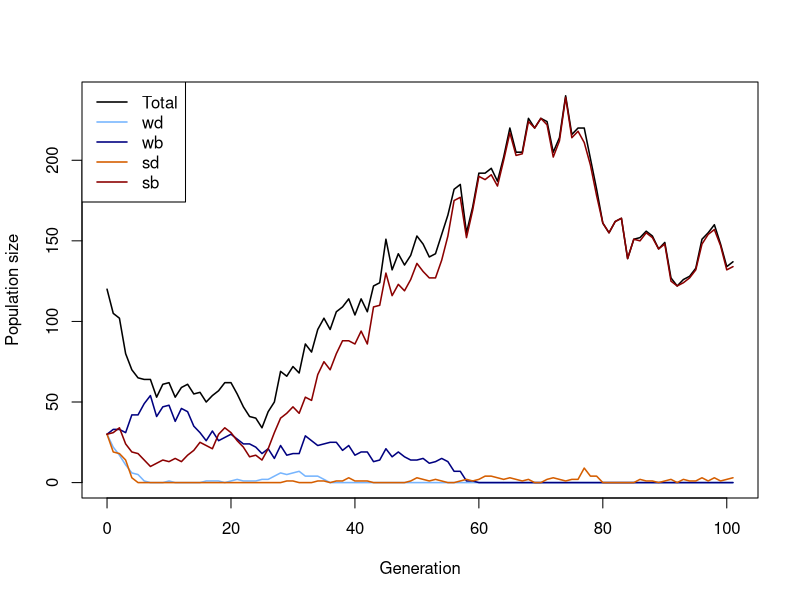
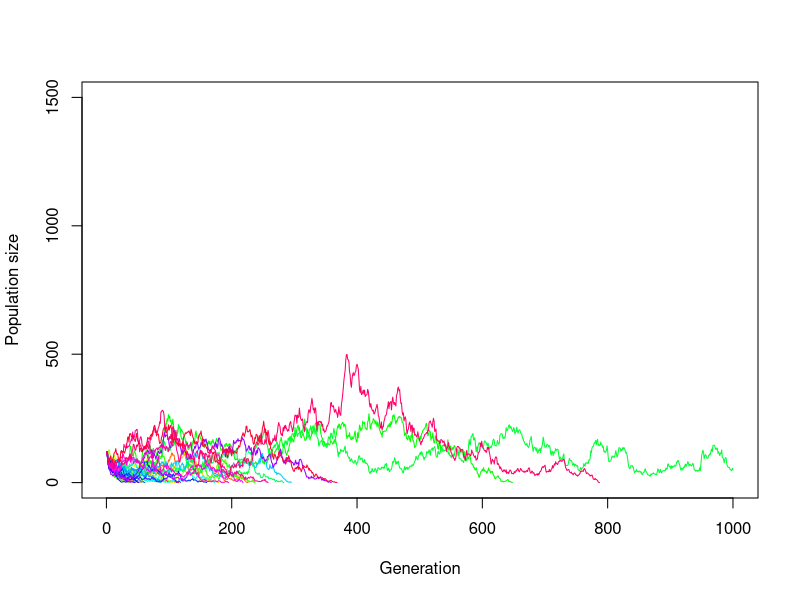
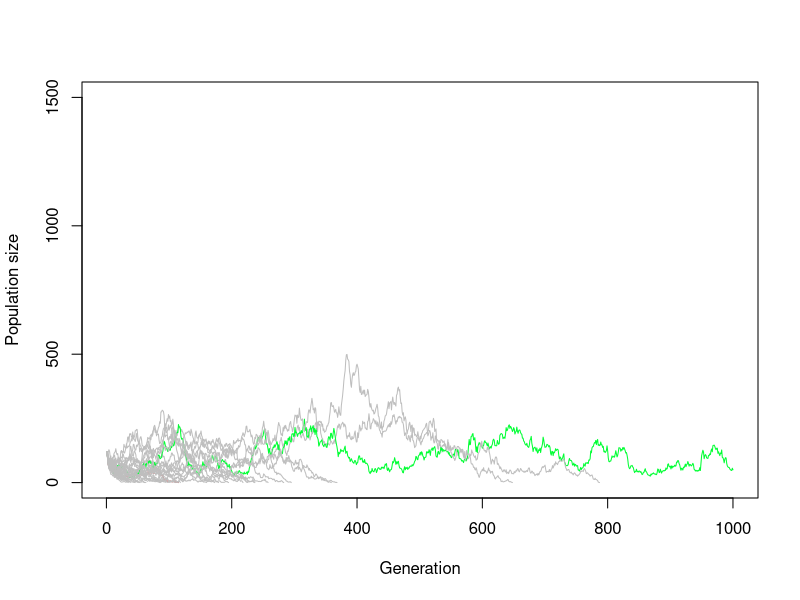
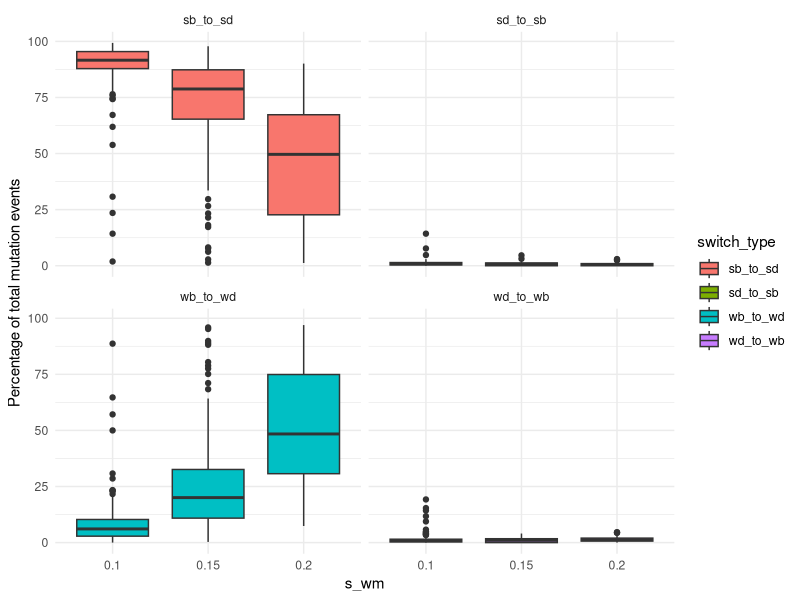
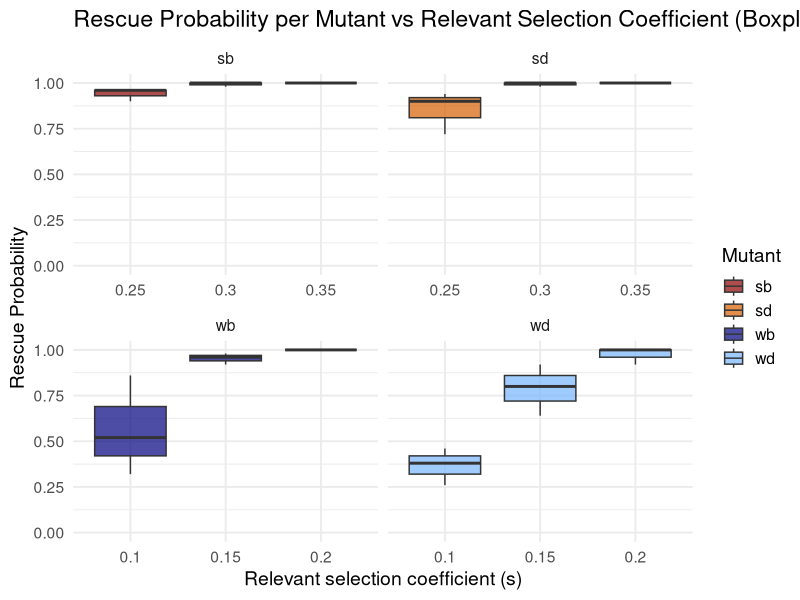
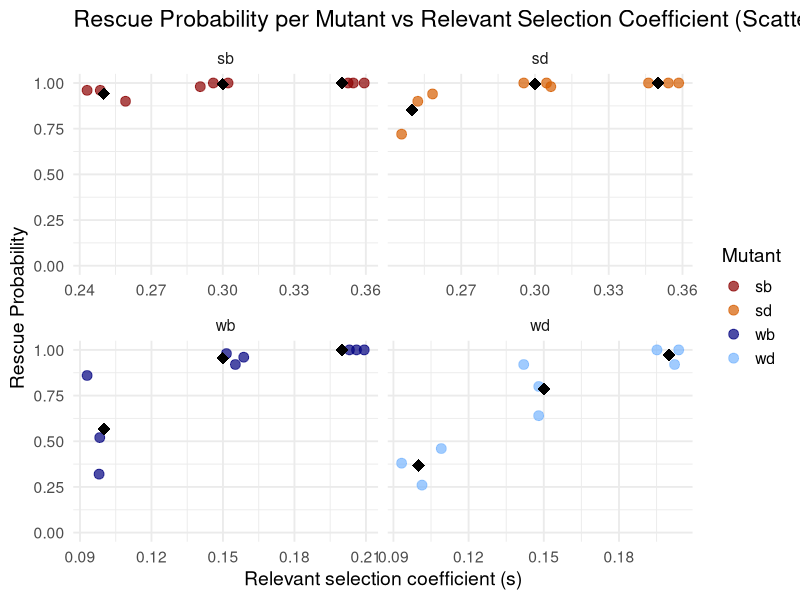
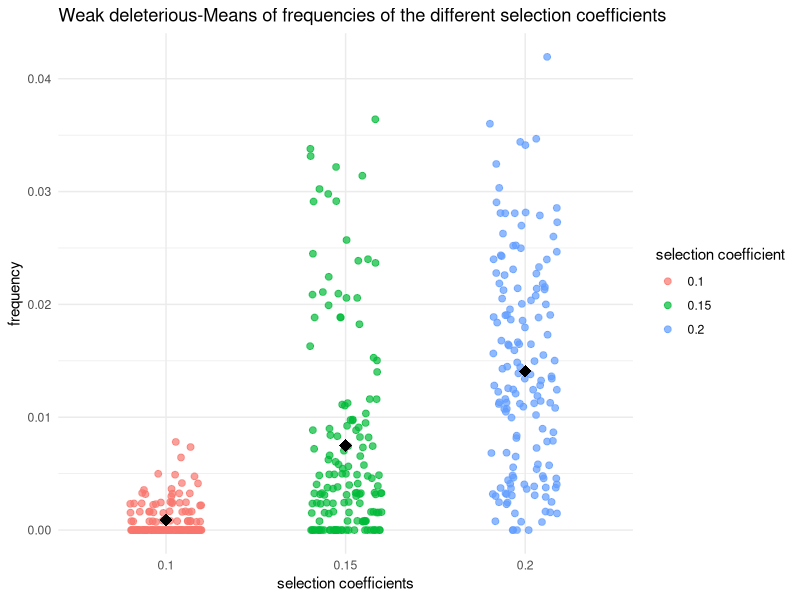
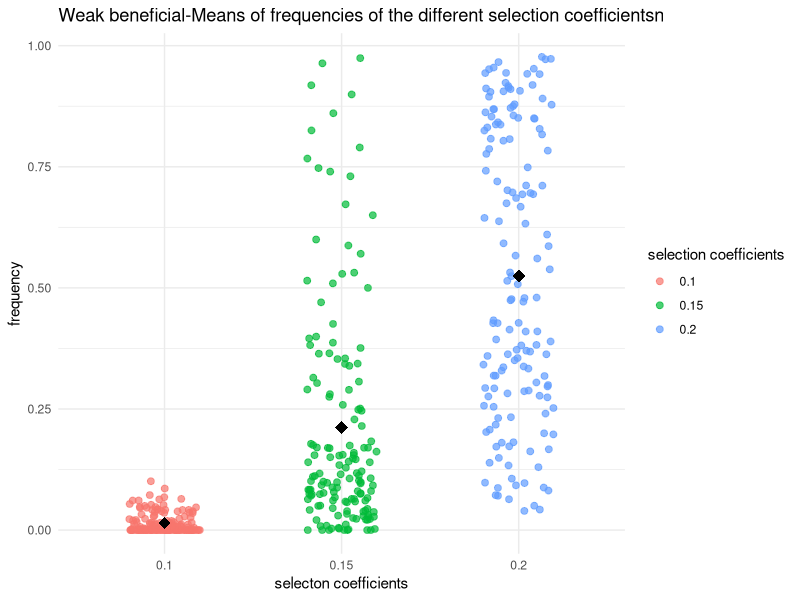

Write the R code that produced these figures, in order.
## ---- chunk 1
# Function for simulating one Generation in the Population
# adding the population sizes, decay rates, seleection coefficients and mutation rates
simulate_one_gen <- function(N_wd, N_wb, N_sd, N_sb, decay_rate_wm, decay_rate_sm, s_wm, s_sm, m_rate_wm, m_rate_sm) {
  
  # draw Offspring according to Poisson Distribution
  # altered so all four different mutations are considered 
  # for deleterious mutations the s is calculated minus (negative effect) and for the beneficial muation the s is added (positive effect)
  
  offsp_wd <- rpois(1, N_wd * (1-decay_rate_wm-s_wm))
  offsp_wb <- rpois(1, N_wb * (1-decay_rate_wm+s_wm))
  offsp_sd <- rpois(1, N_sd * (1-decay_rate_sm-s_sm))
  offsp_sb <- rpois(1, N_sb * (1-decay_rate_sm+s_sm))
  
  # draw changing Mutants according to Poisson Distribution
  # alterations considering the for different mutations 
  
  mut_wd_to_wb <- rpois(1, offsp_wd * m_rate_wm)
  mut_sd_to_sb <- rpois(1, offsp_sd * m_rate_sm)
  mut_wb_to_wd <- rpois(1, offsp_wb * m_rate_wm)
  mut_sb_to_sd <- rpois(1, offsp_sb * m_rate_sm)
  
  # determine new Population Sizes of all four Mutants (2 versions of weak Mutations   and 2   versions of strong Mutations)
  # to account for back mutations as well (beneficial to deleterious), mutations rates for these cases are added (mut_b_to_d)
  
  N_wd_new <- max(offsp_wd - mut_wd_to_wb+ mut_wb_to_wd,0)
  N_wb_new <- max(offsp_wb - mut_wb_to_wd+ mut_wd_to_wb,0)
  N_sd_new <- max(offsp_sd - mut_sd_to_sb+ mut_sb_to_sd,0)
  N_sb_new <- max(offsp_sb - mut_sb_to_sd+ mut_sd_to_sb,0)
  
  # with the return function, the new values for population sizes are stored
  
   # Return new population sizes and mutation changes
  return(list(
    N_wd_new = N_wd_new,
    N_wb_new = N_wb_new,
    N_sd_new = N_sd_new,
    N_sb_new = N_sb_new,
    mut_wb_to_wd = mut_wb_to_wd,
    mut_wd_to_wb = mut_wd_to_wb,
    mut_sb_to_sd = mut_sb_to_sd,
    mut_sd_to_sb = mut_sd_to_sb
  ))
}
  # with print we visualize the numbers we get for the population sizes and mutation changes, we simulate the population by setting our parameters to certain values 


print(simulate_one_gen(N_wd=50, N_wb=50, N_sd=50, N_sb=50, decay_rate_wm=0, decay_rate_sm=0, s_wm=0, s_sm=0, m_rate_wm=0.005, m_rate_sm=0.005))
## ---- chunk 2
# Simulation runs until the 100th Generation

max_gen=1000

#With this function we simulate over generations, we put initial population sizes of the four mutations, with the parameter max_gen we determine that our simulation maximally runs until the 100th geneeration

simulate_pop <- function(init_wd, init_wb,  init_sd, init_sb, decay_rate_wm, decay_rate_sm, s_wm, s_sm, m_rate_wm, m_rate_sm, max_gen) {
  
  # Create the Vector in which to save the Results
  pop_vector <- c(init_wd,init_wb, init_sd, init_sb)
  
  # initiate the variables
  pop_new <- c(init_wd, init_wb, init_sd, init_sb)
  
   # defining counters for mutation changes
  count_wb_to_wd <- 0
  count_wd_to_wb <- 0
  count_sb_to_sd <- 0
  count_sd_to_sb <- 0
  total_mut_events <- 0
  
  # run the Simulation until Generation max_gen
  for (i in 1:(max_gen + 1)) {
    
    # redefine the current Population one Generation later
    results <- simulate_one_gen(pop_new[1],pop_new[2],pop_new[3],pop_new[4], decay_rate_wm, decay_rate_sm, s_wm, s_sm, m_rate_wm, m_rate_sm)
    
    # add the new Population Sizes to the Output Vector
    pop_new <- c(results$N_wd_new, results$N_wb_new, results$N_sd_new, results$N_sb_new)
    pop_vector <- rbind(pop_vector,pop_new)
    
     # count for tracking Mutations
    count_wb_to_wd <- count_wb_to_wd + results$mut_wb_to_wd
    count_wd_to_wb <- count_wd_to_wb + results$mut_wd_to_wb
    count_sb_to_sd <- count_sb_to_sd + results$mut_sb_to_sd
    count_sd_to_sb <- count_sd_to_sb + results$mut_sd_to_sb
    total_mut_events <- total_mut_events + results$mut_wb_to_wd + results$mut_wd_to_wb +
      results$mut_sb_to_sd + results$mut_sd_to_sb
      
    # Condition to stop the Simulation before max_gen: either the Population exceeds 10 Times the Original Population Size, or it goes extinct
    
    if ((sum(pop_new) >= 10 * sum(c(init_wd, init_wb, init_sd, init_sb))) || sum(pop_new) == 0)
      break

}
    # calculating Mutation Frequencies percent
    if (total_mut_events > 0) {
    freq_wb_to_wd <- 100 * count_wb_to_wd / total_mut_events
    freq_wd_to_wb <- 100 * count_wd_to_wb / total_mut_events
    freq_sb_to_sd <- 100 * count_sb_to_sd / total_mut_events
    freq_sd_to_sb <- 100 * count_sd_to_sb / total_mut_events
  } else {
    freq_wb_to_wd <- freq_wd_to_wb <- freq_sb_to_sd <- freq_sd_to_sb <- 0
  }  
  # Define the Row and Column Names of the Output Vector
  rownames(pop_vector) <- (0:max_gen)[1:length(pop_vector[,1])] 
  
  # the colom-names in our vectors are according to our mutations (wd, wb, sd, sb)
  
  colnames(pop_vector) <- c("wd","wb", "sd", "sb")
  
    
  
  # Return mutation results
  return(list(
    population = pop_vector,
    switch_stats = data.frame(
      wb_to_wd = freq_wb_to_wd,
      wd_to_wb = freq_wd_to_wb,
      sb_to_sd = freq_sb_to_sd,
      sd_to_sb = freq_sd_to_sb
    )
  ))
}
  



# Test the Function and plot the Result

max_gen <- 100

# Simulation Data with certain values determined

output <- simulate_pop(init_wd=30, init_wb=30,  init_sd=30, init_sb=30, decay_rate_wm=0.1, decay_rate_sm=0.2, s_wm=0.1, s_sm=0.2, m_rate_wm=0.003, m_rate_sm=0.005,max_gen)

# show the last few Lines of the Data Table

print(tail(output))

# extractin Population-Matrix 
pop_matrix <- output$population

# assign frequencies of mutation changes
switch_stats <- output$switch_stats
print(switch_stats)

# determine x Axis Range 
x_range <- 0:(nrow(pop_matrix)-1)

# plot the Output
# this plots the total Population Size-black line visible in the plot
plot(x_range, pop_matrix[,1] + pop_matrix[,2] + pop_matrix[,3] + pop_matrix[,4],
     type='l', ylim=c(0,max(pop_matrix)), xlab="Generation", ylab="Population size",
     col="black", lwd=1.5)

# adding each mutant
lines(x_range, pop_matrix[,1], col="#77b5fe", lwd=1.5) # wd
lines(x_range, pop_matrix[,2], col="navyblue", lwd=1.5) # wb
lines(x_range, pop_matrix[,3], col="#D55E00", lwd=1.5) # sd
lines(x_range, pop_matrix[,4], col="darkred", lwd=1.5) # sb

# Legend
legend("topleft",
       legend=c("Total","wd","wb","sd","sb"),
       col=c("black","#77b5fe","navyblue","#D55E00","darkred"),
       lty=1, lwd=1.5)

# output of mutation changes in per cent
print(switch_stats)

## ---- chunk 3
# code for plotting the result of different populations in one plot
init_wd <- 30
init_wb <- 30
init_sd <- 30
init_sb <- 30
m_rate_wm <- 0.002 
m_rate_sm <- 0.003
decay_rate_wm <- 0.1
decay_rate_sm <- 0.2
s_wm <- 0.1
s_sm <- 0.2
max_gen <- 1000
replicates <- 30


# defining Data Frame to save one Row (Population Size for multiple Generations until max_gen) after one Loop
temp_output <- data.frame(array(NA, dim = c(0,max_gen)))
# defining Data Frame to save all Results from Loop
final_output <- data.frame(array(NA, dim = c(replicates,max_gen)))
# defining a Set of colors in order to color each Line differently
lines_colors <- rainbow(replicates)

# simulating a population multiple times
for (i in 1:replicates) {
  temp_output <- simulate_pop(
    init_wd, init_wb, init_sd, init_sb,
    decay_rate_wm, decay_rate_sm,
    s_wm, s_sm,
    m_rate_wm, m_rate_sm,
    max_gen = max_gen)
  # extract Pop Matrix
  pop_matrix <- temp_output$population
  
  # calculate Row Sums
  temp_output <- rowSums(pop_matrix[, c("wd", "wb", "sd", "sb")])
  # adding to Result Table
  final_output[i, 1:length(temp_output)]<-temp_output
}

# defining end_gen which is as long as the last Generation where the pop size is an actual Number and not NA yet
end_gen<-tail(which(!is.na(final_output[1,])), 1)
# Plot first Line / first Population
plot(x=1:max_gen,y=final_output[1,1:max_gen],type='l',ylim=c(0,max(1500, na.rm = TRUE)),xlab =  "Generation",ylab = "Population size", col = lines_colors[1])
# Loop for plotting each Row of Data Table / Population as a Line in the Plot
for (i in 1:replicates) {
  
  end_gen<-tail(which(!is.na(final_output[i,])), 1)
  # each line gets assigned to a Color of lines_colors
  lines(x=1:max_gen,y=final_output[i,1:max_gen], col=lines_colors[i])
  
  
}

# same plot only that all lines of populations that go extinct, are colored grey
# defining end_gen which is as long as the last Generation where the pop size is an actual Number and not NA yet
end_gen<-tail(which(!is.na(final_output[1,])), 1)
# Plot one Line / one Population
plot(x=1:max_gen,y=final_output[1,1:max_gen],type='l',ylim=c(0,max(1500, na.rm = TRUE)),xlab =  "Generation",ylab = "Population size", col = lines_colors[1])
# Loop for plotting each Row of Data Table / Population as a Line in the Plot
for (i in 1:replicates) {
  
  end_gen<-tail(which(!is.na(final_output[i,])), 1)
  # if the length of end_gen is shorter than max_gen,then the Line will be colored grey
  if (end_gen < max_gen){
    line_col <- "grey"
    # otherwise the line is colored randomly with another color
  } else {
    line_col <- lines_colors[i]
  }
  lines(x=1:max_gen,y=final_output[i,1:max_gen], col=line_col)
  
  
}

## ---- chunk 4
# set some Parameters to fixed Values

init_wd <- 30
init_wb <- 30
init_sd <- 30
init_sb <- 30
m_rate_wm <- 0.01
m_rate_sm <- 0.01
decay_rate_wm <- 0.1
decay_rate_sm <- 0.2
s_wm <- 0.2
s_sm <- 0.4
max_gen <- 1000
# determine how often to run the Simulation for each set of Parameters
no_replicates <- 50


# set Parameters to vary
s_values_wm <- c(0.10,0.15,0.2)
s_values_sm <- c(0.25,0.30,0.35)
#m_values_wm <- c(0.001,0.01,0.05)
#m_values_sm <- c(0.05,0.1,0.15)


# initialize Data Table - where to collect the Results
data_table <- c()
data_table_wd<- c()
data_table_wb<- c()
data_table_sd<- c()
data_table_sb<- c()
# empty list to save rescue results
rescue_results <- data.frame(
  s_wm = numeric(),
  s_sm = numeric(),
  replicate = integer(),
  rescued = integer()
)

# preparing list to save mutation changes (in per cent) for all replicates - only if they exist
switch_stats_all <- data.frame(
  s_wm = numeric(),
  s_sm = numeric(),
  replicate = integer(),
  wb_to_wd = numeric(),
  wd_to_wb = numeric(),
  sb_to_sd = numeric(),
  sd_to_sb = numeric()
)

library(dplyr)
library(ggplot2)
library(tidyr)

# define total runs and rescue count
total_runs<-0
rescue_count<-0
# run the Simulation across all chosen parameters
# loop over mutation rates
#for(mval_wm in m_values_wm){
 # for(mval_sm in m_values_sm){
    # loop over Selection strength
    for(sval_wm in s_values_wm){
      for(sval_sm in s_values_sm){
        # different Way of running many Simulations: make Replicates using "repeat" Function         with a counter i
        # reset Counter
        i<-1
        
        repeat {
          # increase Counter by one
          i<-i+1
          # defining total runs
          total_runs <- total_runs + 1
          # run the Simulation once
          one_run <- simulate_pop(init_wd, init_wb, init_sd, init_sb,
                                  decay_rate_wm, decay_rate_sm,
                                  sval_wm, sval_sm, m_rate_wm,m_rate_sm, max_gen)
          
          # determine total Population Sizes
         pop_matrix <- one_run$population


         total_size <- rowSums(pop_matrix)
          
          # Populationsextrakt
  pop_matrix <- one_run$population
  total_size <- rowSums(pop_matrix)
# saving mutation changes  
 if (!is.null(one_run$switch_stats) && nrow(one_run$switch_stats) > 0) {
  switch_stats <- one_run$switch_stats
  switch_stats_all <- rbind(
    switch_stats_all,
    data.frame(
      s_wm = sval_wm,
      s_sm = sval_sm,
      replicate = i-1,
      wb_to_wd = switch_stats$wb_to_wd,
      wd_to_wb = switch_stats$wd_to_wb,
      sb_to_sd = switch_stats$sb_to_sd,
      sd_to_sb = switch_stats$sd_to_sb
    )
  )
}
          
          
          # determine final Population Size for each Mutant
          N_end_wd <- pop_matrix[nrow(pop_matrix), "wd"]
          N_end_wb <- pop_matrix[nrow(pop_matrix), "wb"]
          N_end_sd <- pop_matrix[nrow(pop_matrix), "sd"]
          N_end_sb <- pop_matrix[nrow(pop_matrix), "sb"]
        
          total_end <- N_end_wd + N_end_wb + N_end_sd + N_end_sb
          # introduce rescue count
         rescued_wd <- ifelse(N_end_wd > 0, 1, 0)
         rescued_wb <- ifelse(N_end_wb > 0, 1, 0)
         rescued_sd <- ifelse(N_end_sd > 0, 1, 0)
         rescued_sb <- ifelse(N_end_sb > 0, 1, 0)

         
          # save rescue outcome (rescue or extinction)
          rescue_results <- rbind(rescue_results,
            data.frame(
              s_wm = sval_wm,
              s_sm = sval_sm,
              replicate = i - 1,
              rescued_wd = rescued_wd,
              rescued_wb = rescued_wb,
              rescued_sd = rescued_sd,
              rescued_sb = rescued_sb
  )
)

          # determine Frequencies of each mutant in the final Population
          freq_wd <- ifelse(total_end > 0, N_end_wd / total_end, 0)
          freq_wb <- ifelse(total_end > 0, N_end_wb / total_end, 0)
          freq_sd <- ifelse(total_end > 0, N_end_sd / total_end, 0)
          freq_sb <- ifelse(total_end > 0, N_end_sb / total_end, 0)
          
          
          
          data_table_wd<- rbind(data_table_wd, c(sval_wm,freq_wd))
          data_table_wb<- rbind(data_table_wb, c(sval_wm, freq_wb))
          data_table_sd<- rbind(data_table_sd,c(sval_sm, freq_sd))
          data_table_sb<-rbind(data_table_sb, c (sval_sm,freq_sb))
          # enter the Data into the Table
          data_table <- rbind(data_table,c(m_rate_wm = 0.001,m_rate_sm = 0.005,sval_wm,sval_sm,N_end_wd,N_end_wb, N_end_sd, N_end_sb,freq_wd, freq_wb, freq_sd,freq_sb)) # note that we add the                varying parameters (mutation rate and selection strength for each version of weak            and strong mutation) to the table too
          # stop the repeated Computation after no_replicates times
          
          
          if(i>no_replicates) break
          
        }
      }
    }
  #}
#}

# Population over generations
print(one_run$population)
# Mutation changes in percent
print(switch_stats_all)



# Make sure data is a proper data frame
data_table_wd <- as.data.frame(data_table_wd)

# If the column names are missing or wrong, set them
colnames(data_table_wd) <- c("V1", "V2")

# Add an index column for plotting along x-axis
data_table_wd$Index <- 1:nrow(data_table_wd)

# plotting mutation changes with different s values
switch_long <- switch_stats_all %>%
  pivot_longer(cols = c(wb_to_wd, wd_to_wb, sb_to_sd, sd_to_sb),
               names_to = "switch_type",
               values_to = "percent")

ggplot(switch_long, aes(x = factor(s_wm), y = percent, fill = switch_type)) +
  geom_boxplot() +
  facet_wrap(~ switch_type) +
  labs(x = "s_wm", y = "Percentage of total mutation events") +
  theme_minimal()

# calculate rescue probability per parameter combination



rescue_summary <- rescue_results %>%
  group_by(s_wm, s_sm) %>%
  summarise(
    rescue_prob_wd = mean(rescued_wd),
    rescue_prob_wb = mean(rescued_wb),
    rescue_prob_sd = mean(rescued_sd),
    rescue_prob_sb = mean(rescued_sb),
    .groups = "drop"
  )

print(rescue_summary)


# Prepare rescue data
rescue_long <- rescue_summary %>%
  pivot_longer(
    cols = starts_with("rescue_prob_"),
    names_to = "mutant",
    values_to = "rescue_prob"
  ) %>%
  mutate(
    mutant = gsub("rescue_prob_", "", mutant),
    s_value = case_when(
      mutant %in% c("wd", "wb") ~ s_wm,
      mutant %in% c("sd", "sb") ~ s_sm
    )
  )

library(ggplot2)

ggplot(rescue_long, aes(x = factor(s_value), y = rescue_prob, fill = mutant)) +
  geom_boxplot(alpha = 0.7) +
  scale_y_continuous(limits = c(0, 1)) +
  scale_fill_manual(values = c(
    "wd" = "#77b5fe", 
    "wb" = "navyblue", 
    "sd" = "#D55E00", 
    "sb" = "darkred"
  )) +
  facet_wrap(~ mutant, scales = "free_x") +
  labs(
    title = "Rescue Probability per Mutant vs Relevant Selection Coefficient (Boxplot)",
    x = "Relevant selection coefficient (s)",
    y = "Rescue Probability",
    fill = "Mutant"
  ) +
  theme_minimal(base_size = 14)

ggplot(rescue_long, aes(x = s_value, y = rescue_prob, color = mutant)) +
  geom_jitter(width = 0.01, height = 0, size = 3, alpha = 0.7) +
  stat_summary(fun = mean, geom = "point", shape = 18, size = 4, color = "black") +
  scale_y_continuous(limits = c(0, 1)) +
  scale_color_manual(values = c(
    "wd" = "#77b5fe", 
    "wb" = "navyblue", 
    "sd" = "#D55E00", 
    "sb" = "darkred"
  )) +
  facet_wrap(~ mutant, scales = "free_x") +
  labs(
    title = "Rescue Probability per Mutant vs Relevant Selection Coefficient (Scatterplot)",
    x = "Relevant selection coefficient (s)",
    y = "Rescue Probability",
    color = "Mutant"
  ) +
  theme_minimal(base_size = 14)














# plotting wd with different s values
  # making sure that its a data frame
data_table_wd <- as.data.frame(data_table_wd)
colnames(data_table_wd) <- c("V1", "V2")


  # Scatterplot of wd with jitter and mean 
library(ggplot2)
ggplot(data_table_wd, aes(x = factor(V1), y = V2, color = factor(V1))) +
  geom_jitter(width = 0.2, height = 0, size = 2, alpha = 0.7) +
  stat_summary(fun = mean, geom = "point", shape = 18, size = 4, color = "black") +
  labs(
    x = "selection coefficients",
    y = "frequency",
    color = "selection coefficient",
    title = "Weak deleterious-Means of frequencies of the different selection coefficients"
  ) +
  theme_minimal()

# plotting wb with different s values
  # making sure that its a data frame
data_table_wb <- as.data.frame(data_table_wb)
colnames(data_table_sb) <- c("V1", "V2")

# Scatterplot of wb with jitter and mean
ggplot(data_table_wb, aes(x = factor(V1), y = V2, color = factor(V1))) +
  geom_jitter(width = 0.2, height = 0, size = 2, alpha = 0.7) +
  stat_summary(fun = mean, geom = "point", shape = 18, size = 4, color = "black") +
  labs(
    x = "selecton coefficients",
    y = "frequency",
    color = "selection coefficients",
    title = "Weak beneficial-Means of frequencies of the different selection coefficientsn"
  ) +
  theme_minimal()

# plotting sd with different s values
  # making sure that its a data frame
data_table_sd <- as.data.frame(data_table_sd)

colnames(data_table_sd) <- c("V1", "V2")

  # Scatterplot of sd with jitter and mean
ggplot(data_table_sd, aes(x = factor(V1), y = V2, color = factor(V1))) +
  geom_jitter(width = 0.2, height = 0, size = 2, alpha = 0.7) +
  stat_summary(fun = mean, geom = "point", shape = 18, size = 4, color = "black") +
  labs(
    x = "selection coefficients ",
    y = "frequency",
    color = "selection coefficients",
    title = "Strong deletrious-Means of frequencies of the different selection coefficients"
  ) +
  theme_minimal()

# plotting sb with different s values
  # making sure that its a data frame

data_table_sb <- as.data.frame(data_table_sb)
colnames(data_table_sb) <- c("V1", "V2")

  # Scatterplot of sb with jitter and mean 
ggplot(data_table_sb, aes(x = factor(V1), y = V2, color = factor(V1))) +
  geom_jitter(width = 0.2, height = 0, size = 2, alpha = 0.7) +
  stat_summary(fun = mean, geom = "point", shape = 18, size = 4, color = "black") +
  labs(
    x = "selection coefficients",
    y = "frequency",
    color = "selection coefficients",
    title = "Strong beneficial-Means of frequencies of the different selection coefficients"
  ) +
  theme_minimal()


# mean Frequencies of each mutant
mean_freq_wd <- mean(freq_wd)*100
mean_freq_wb <- mean(freq_wb)*100
mean_freq_sd <- mean(freq_sd)*100
mean_freq_sb <- mean(freq_sb)*100

print(paste("Mean frequency of wd =", mean_freq_wd) )
print(paste("Mean frequency of wb =", mean_freq_wb) )
print(paste("Mean frequency of sd =", mean_freq_sd) )
print(paste("Mean frequency of sb =", mean_freq_sb) )

# define Column Names of Data Table
colnames(data_table) <- c("m_rate_wm","m_rate_sm","s_wm","s_sm","N_end_wd", "N_end_wb", "N_end_sd", "N_end_sb","freq_wd", "freq_wb", "freq_sd","freq_sb")
# show the first and last Lines of the Output
print(head(data_table))
print(tail(data_table))
